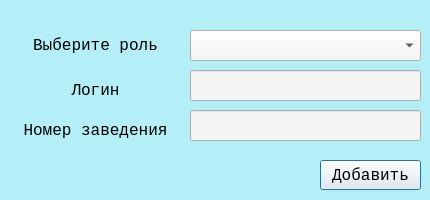
<?xml version="1.0" encoding="UTF-8"?>
<ui version="4.0">
 <class>Dialog</class>
 <widget class="QDialog" name="Dialog">
  <property name="geometry">
   <rect>
    <x>0</x>
    <y>0</y>
    <width>430</width>
    <height>200</height>
   </rect>
  </property>
  <property name="windowTitle">
   <string>Dialog</string>
  </property>
  <property name="styleSheet">
   <string notr="true">background-color: rgb(180, 238, 246)</string>
  </property>
  <widget class="QLineEdit" name="log">
   <property name="geometry">
    <rect>
     <x>190</x>
     <y>70</y>
     <width>231</width>
     <height>31</height>
    </rect>
   </property>
   <property name="font">
    <font>
     <family>Lucida Console</family>
     <pointsize>-1</pointsize>
     <weight>50</weight>
     <italic>false</italic>
     <bold>false</bold>
    </font>
   </property>
   <property name="styleSheet">
    <string notr="true">font-size: 16px;
font: &quot;Yu Gothic UI Semibold&quot;;
background-color: rgb(245, 245, 245)</string>
   </property>
   <property name="text">
    <string/>
   </property>
  </widget>
  <widget class="QLabel" name="label_3">
   <property name="geometry">
    <rect>
     <x>10</x>
     <y>80</y>
     <width>171</width>
     <height>20</height>
    </rect>
   </property>
   <property name="font">
    <font>
     <family>Lucida Console</family>
     <pointsize>-1</pointsize>
     <weight>50</weight>
     <italic>false</italic>
     <bold>false</bold>
    </font>
   </property>
   <property name="styleSheet">
    <string notr="true">color: rgb(0, 0, 0);
font-size: 16px;
font: &quot;Arial Black&quot;;</string>
   </property>
   <property name="text">
    <string>Логин</string>
   </property>
   <property name="alignment">
    <set>Qt::AlignCenter</set>
   </property>
  </widget>
  <widget class="QLineEdit" name="dep">
   <property name="geometry">
    <rect>
     <x>190</x>
     <y>110</y>
     <width>231</width>
     <height>31</height>
    </rect>
   </property>
   <property name="font">
    <font>
     <family>Lucida Console</family>
     <pointsize>-1</pointsize>
     <weight>50</weight>
     <italic>false</italic>
     <bold>false</bold>
    </font>
   </property>
   <property name="styleSheet">
    <string notr="true">font-size: 16px;
font: &quot;Yu Gothic UI Semibold&quot;;
background-color: rgb(245, 245, 245)</string>
   </property>
   <property name="text">
    <string/>
   </property>
  </widget>
  <widget class="QLabel" name="label_6">
   <property name="geometry">
    <rect>
     <x>10</x>
     <y>120</y>
     <width>171</width>
     <height>20</height>
    </rect>
   </property>
   <property name="font">
    <font>
     <family>Lucida Console</family>
     <pointsize>-1</pointsize>
     <weight>50</weight>
     <italic>false</italic>
     <bold>false</bold>
    </font>
   </property>
   <property name="styleSheet">
    <string notr="true">color: rgb(0, 0, 0);
font-size: 16px;
font: &quot;Arial Black&quot;;</string>
   </property>
   <property name="text">
    <string>Номер заведения</string>
   </property>
   <property name="alignment">
    <set>Qt::AlignCenter</set>
   </property>
  </widget>
  <widget class="QPushButton" name="add_button">
   <property name="geometry">
    <rect>
     <x>320</x>
     <y>160</y>
     <width>101</width>
     <height>30</height>
    </rect>
   </property>
   <property name="font">
    <font>
     <family>Lucida Console</family>
     <pointsize>-1</pointsize>
     <weight>50</weight>
     <italic>false</italic>
     <bold>false</bold>
    </font>
   </property>
   <property name="styleSheet">
    <string notr="true">font-size: 16px;
font: &quot;Yu Gothic UI Semibold&quot;;
background-color: rgb(245, 245, 245)</string>
   </property>
   <property name="text">
    <string>Добавить</string>
   </property>
  </widget>
  <widget class="QLabel" name="error">
   <property name="geometry">
    <rect>
     <x>10</x>
     <y>160</y>
     <width>301</width>
     <height>31</height>
    </rect>
   </property>
   <property name="styleSheet">
    <string notr="true">color: red;
font-size: 16px;
font: 16pt &quot;Franklin Gothic Demi&quot;;</string>
   </property>
   <property name="text">
    <string/>
   </property>
   <property name="alignment">
    <set>Qt::AlignCenter</set>
   </property>
  </widget>
  <widget class="QComboBox" name="table">
   <property name="geometry">
    <rect>
     <x>190</x>
     <y>30</y>
     <width>231</width>
     <height>31</height>
    </rect>
   </property>
   <property name="font">
    <font>
     <family>Lucida Console</family>
     <pointsize>-1</pointsize>
     <weight>50</weight>
     <italic>false</italic>
     <bold>false</bold>
    </font>
   </property>
   <property name="styleSheet">
    <string notr="true">font-size: 16px;
font: &quot;Yu Gothic UI Semibold&quot;;
background-color: rgb(245, 245, 245)</string>
   </property>
  </widget>
  <widget class="QLabel" name="label_5">
   <property name="geometry">
    <rect>
     <x>10</x>
     <y>30</y>
     <width>171</width>
     <height>31</height>
    </rect>
   </property>
   <property name="font">
    <font>
     <family>Lucida Console</family>
     <pointsize>-1</pointsize>
     <weight>50</weight>
     <italic>false</italic>
     <bold>false</bold>
    </font>
   </property>
   <property name="styleSheet">
    <string notr="true">color: rgb(0, 0, 0);
font-size: 16px;
font: &quot;Arial Black&quot;;</string>
   </property>
   <property name="text">
    <string>Выберите роль</string>
   </property>
   <property name="alignment">
    <set>Qt::AlignCenter</set>
   </property>
  </widget>
 </widget>
 <resources/>
 <connections/>
</ui>
